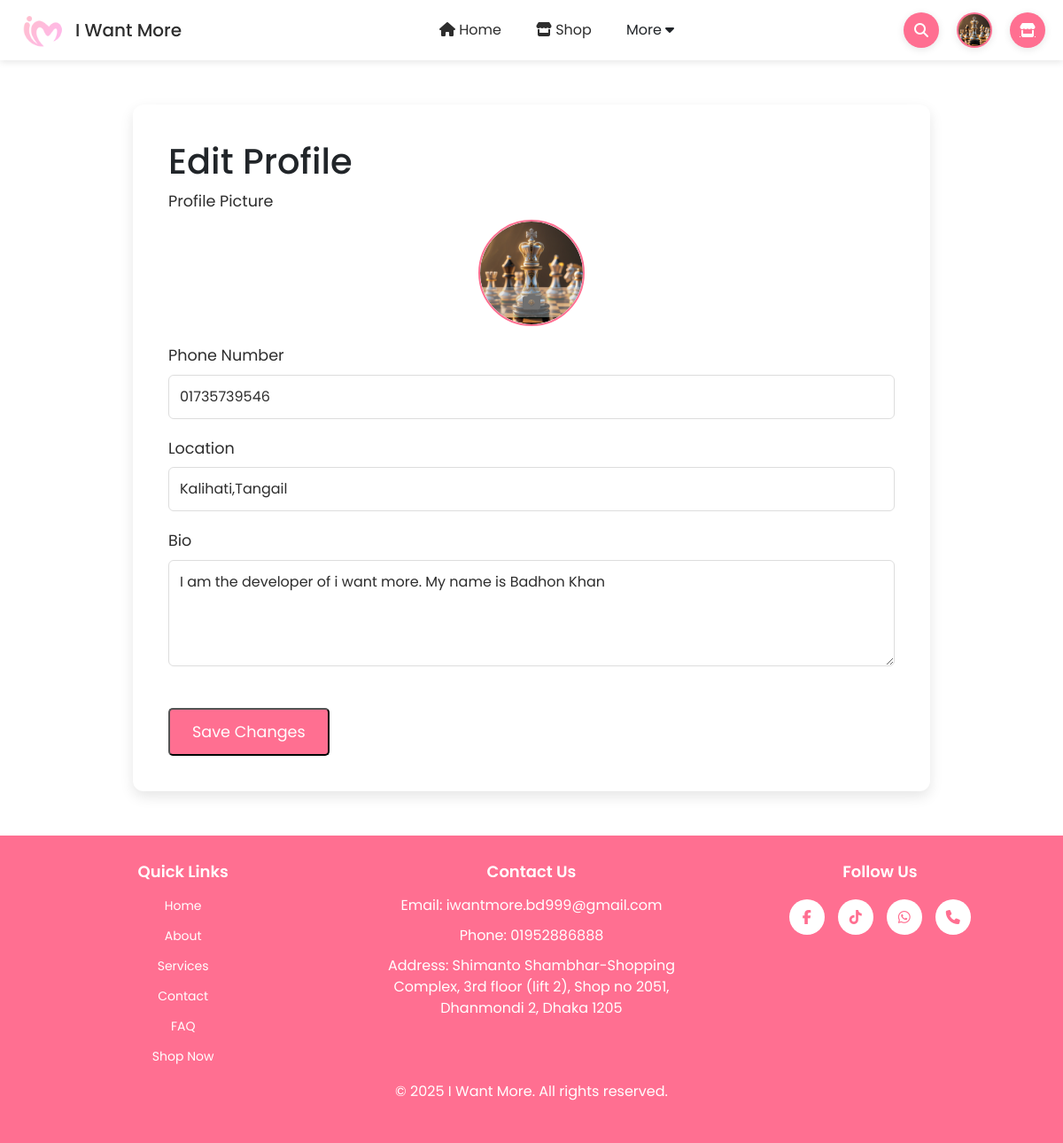
The page /edit/ (signed in) on the database its author committed.
### iwm/models.py (models this page shows, shortened)
class UserProfile(models.Model):
    user = models.OneToOneField(User, on_delete=models.CASCADE)
    phone_number = models.CharField(max_length=20, blank=True)
    profile_picture = models.ImageField(upload_to='profile_pics/', blank=True, null=True)
    location = models.CharField(max_length=100, blank=True)  # New Field
    bio = models.TextField(blank=True)  # New Field

### iwm/views.py (the view, shortened to what this page needs)
# urls.py: path('edit/', views.edit_profile, name='edit_profile'),
def edit_profile(request):
    if not request.user.is_authenticated:
        return redirect('login')  # Redirect to login page if the user is not authenticated
    profile = request.user.userprofile
    return render(request, 'edit_profile.html', {'profile': profile})

### iwm/templates/edit_profile.html (shortened to what this page needs)
{% extends 'base.html' %}
{% load static %}
{% block content %}
<section class="hero">
  <div class="container">
    <h1>Edit Profile</h1>
    <form method="POST" enctype="multipart/form-data">
      <div class="form-group">
        <label for="profile_picture">Profile Picture</label>
        <div class="file-input">
          {% if profile.profile_picture %}
            <img src="{{ profile.profile_picture.url }}" alt="Profile Picture" class="profile-picture-preview">
          {% else %}
            <div id="default-icon">
              <i class="fa-solid fa-user"></i>
            </div>
          {% endif %}
          <label for="profile_picture"></label>
        </div>
      </div>
      <div class="form-group">
        <label for="phone_number">Phone Number</label>
        <input type="text" name="phone_number" id="phone_number" value="{{ profile.phone_number }}" placeholder="Enter your phone number">
      </div>
      <div class="form-group">
        <label for="location">Location</label>
        <input type="text" name="location" id="location" value="{{ profile.location }}" placeholder="Enter your location">
      </div>
      <div class="form-group">
        <label for="bio">Bio</label>
        <textarea name="bio" id="bio" placeholder="Tell us something about yourself">{{ profile.bio }}</textarea>
      </div>
      <button type="submit" class="submit-btn">Save Changes</button>
    </form>
  </div>
</section>
{% endblock %}

### templates/base.html (shortened to what this page needs)
{% load static %}
<!DOCTYPE html>
<html lang="en">
<head>
  <link rel="stylesheet" href="{% static 'css/base.css' %}">
  <link href="https://cdn.jsdelivr.net/npm/bootstrap@5.3.2/dist/css/bootstrap.min.css" rel="stylesheet">
  <link rel="stylesheet" href="https://cdnjs.cloudflare.com/ajax/libs/font-awesome/6.5.1/css/all.min.css">
</head>
<body>
  <header>
    <div id="i-h">
      <div class="title">
        <img src="{% static 'imgs/iwm.png' %}" alt="I Want More Logo">
        <h1>I Want More</h1>
      </div>
      <nav class="nav1">
        <ul>
          <li><a href="{% url 'home' %}" class="{% block ho %}{% endblock ho %}"><i class="fas fa-home"></i> Home</a>
          </li>
          <li><a href="{% url 'shop' %}" class="{% block so %}{% endblock so %}"><i class="fas fa-store"></i> Shop</a>
          </li>
          <li id="more-link">
            <a>More <i class="fa-solid fa-caret-down"></i></a>
          </li>
        </ul>
      </nav>
      <nav class="right-nav">
        <div class="search-bar-btn"><button class="search-btn"><i class="fas fa-search"></i></button></div>
        <div id="account">
          {% if user.is_authenticated %}
          <a href="{% url 'profile' %}" class="account">
            {% if user.userprofile.profile_picture %}
            <img src="{{ user.userprofile.profile_picture.url }}" alt="Profile" style="width: 90%; height: 90%; border-radius: 50%; object-fit: cover;">
            {% else %}
            <i class="fa-solid fa-user"></i>
            {% endif %}
          </a>
          {% else %}
          <a class="account" href="{% url 'login' %}">
            <i class="fa-solid fa-user"></i>
          </a>
          {% endif %}
        </div>
        <div class="order_links">
          <div>
            <a class="account" id="store">
              <i class="fa-solid fa-store"></i>
            </a>
          </div>
        </div>
      </nav>
    </div>
  </header>
  <main>
    {% block content %}{% endblock %}
  </main>
  <footer class="main-footer">
    <div class="footer-container">
      <div class="footer-column">
        <h3>Quick Links</h3>
        <ul>
          <li><a href="{% url 'home' %}">Home</a></li>
          <li><a href="{% url 'about' %}">About</a></li>
          <li><a href="{% url 'services' %}">Services</a></li>
          <li><a href="{% url 'contact' %}">Contact</a></li>
          <li><a href="{% url 'faq' %}">FAQ</a></li>
          <li><a href="{% url 'shop' %}">Shop Now</a></li>
        </ul>
      </div>
      <div class="footer-column">
        <h3>Contact Us</h3>
        <ul>
          <li>Email: iwantmore.bd999@gmail.com</li>
          <li>Phone: 01952886888</li>
          <li>Address: Shimanto Shambhar-Shopping Complex, 3rd floor (lift 2), Shop no 2051, Dhanmondi 2, Dhaka 1205
          </li>
        </ul>
      </div>
      <div class="footer-column">
        <h3>Follow Us</h3>
        <div class="social-icons">
          <a href="https://web.facebook.com/iwantmoreonlineshop999?_rdc=1&_rdr#" aria-label="Facebook"
            target="_blank"><i class="fab fa-facebook-f"></i></a>
          <a href="https://www.tiktok.com/@iwantmore.bd?_t=8pnL1P1Bfvz&_r=1" aria-label="Tiktok" target="_blank"><i
              class="fa-brands fa-tiktok"></i></a>
          <a href="https://api.whatsapp.com/send?phone=+880-1952886888" aria-label="Whatsapp" target="_blank"><i
              class="fa-brands fa-whatsapp"></i></a>
          <a href="tel:+8801952886888" aria-label="Phone"><i class="fa-solid fa-phone" target="_blank"></i></a>
        </div>
      </div>
    </div>
    <p>&copy; 2025 I Want More. All rights reserved.</p>
  </footer>
</body>
</html>

### iwm/static/css/base.css (style rules this page uses)
* { margin: 0; padding: 0; box-sizing: border-box; font-family: "Poppins", sans-serif; }
:root { --header-height: 68px; --header-bg: #ffffff; --text-color: #495057; --btn-bg: #ff6f91; --btn-bg-hover: #ff4e6a; --white: #ffffff; --dropdown-bg: #f9f9f9; --dropdown-border: #dddddd; }
body { margin: 0; padding: 0; overflow-x: hidden; scroll-behavior: smooth; }
body>header { height: var(--header-height); background-color: var(--header-bg); width: 100%; position: fixed; top: 0; z-index: 999; box-shadow: 0px 2px 8px rgba(0, 0, 0, 0.1); padding: 0 20px; display: flex; align-items: center; }
#i-h { width: 100%; height: 100%; display: flex; justify-content: space-between; align-items: center; }
main { padding-top: var(--header-height); }
.title { display: flex; align-items: center; gap: 10px; }
.title img { height: 55px; background-size: 90px; }
.title h1 { font-size: 20px; font-weight: 500; color: var(--text-color); margin: 0; }
header .nav1 ul { display: flex; list-style: none; gap: 15px; align-items: center; justify-content: center; margin: 0; }
header .nav1 ul li { position: relative; }
header .nav1 a { text-decoration: none; color: var(--text-color); padding: 8px 12px; border-radius: 4px; transition: background-color 0.3s ease; }
.right-nav { display: flex; align-items: center; gap: 20px; }
.search-btn,.account { width: 40px; height: 40px; background-color: var(--btn-bg); border: none; color: var(--white); border-radius: 50%; cursor: pointer; display: flex; justify-content: center; align-items: center; transition: 0.3s ease-in-out; box-shadow: 0px 2px 8px rgba(0, 0, 0, 0.1); }
.order_links { position: relative; }
.main-footer { background-color: var(--btn-bg); color: var(--white); padding: 30px 20px; text-align: center; margin-top: 40px; }
.main-footer .footer-container { display: flex; flex-wrap: wrap; justify-content: space-between; gap: 20px; max-width: 1200px; margin: 0 auto; }
.main-footer .footer-column { flex: 1; min-width: 200px; }
.main-footer h3 { margin-bottom: 15px; font-size: 18px; font-weight: 600; }
.main-footer ul { list-style: none; padding: 0; }
.main-footer ul li { margin-bottom: 10px; }
.main-footer ul li a { text-decoration: none; color: var(--white); font-size: 14px; transition: color 0.3s ease; }
.main-footer .social-icons { display: flex; justify-content: center; gap: 15px; margin-top: 20px; }
.main-footer .social-icons a { display: flex; justify-content: center; align-items: center; background-color: var(--white); color: var(--btn-bg); width: 40px; height: 40px; border-radius: 50%; font-size: 16px; transition: all 0.3s ease; text-decoration: none; }

### iwm/templates/edit_profile.html (style rules this page uses)
:root { --header-height: 68px; --header-bg: #ffffff; --text-color: #2d2d2d; --btn-bg: #ff6f91; --btn-bg-hover: #ff4e6a; --white: #ffffff; --dropdown-bg: #f9f9f9; --dropdown-border: #dddddd; --shadow-color: rgba(0, 0, 0, 0.1); }
.container { max-width: 900px; margin: 50px auto; background: var(--white); border-radius: 12px; padding: 40px; box-shadow: 0 6px 15px var(--shadow-color); }
.form-group { margin-bottom: 20px; }
.form-group label { display: block; font-size: 1.1em; color: var(--text-color); margin-bottom: 8px; }
.form-group input, .form-group textarea { width: 100%; padding: 12px; border: 1px solid var(--dropdown-border); border-radius: 6px; font-size: 1em; color: var(--text-color); box-sizing: border-box; }
.form-group textarea { resize: vertical; min-height: 120px; }
.file-input { display: flex; justify-content: center; align-items: center; position: relative; width: 120px; height: 120px; border-radius: 50%; overflow: hidden; border: 2px solid var(--btn-bg); cursor: pointer; margin: auto; margin-bottom: 10px; }
.file-input img { width: 100%; height: 100%; object-fit: cover; display: block; border-radius: 50%; }
.file-input label { font-size: 20px; color: rgb(112, 112, 112); position: absolute; bottom: 0; background-color: #c7c7c768; width: 100%; height: 30%; display: flex; align-items: center; justify-content: center; pointer-events: none; }
.submit-btn { display: inline-block; padding: 12px 25px; background: var(--btn-bg); color: var(--white); text-decoration: none; border-radius: 5px; font-size: 1.1em; text-align: center; transition: background 0.3s ease; margin-top: 20px; }

### rows shown on the page
UserProfile: profile_picture (picture), phone_number "01735739546", location "Kalihati,Tangail", bio "I am the developer of i want more. My name is Badhon Khan"
